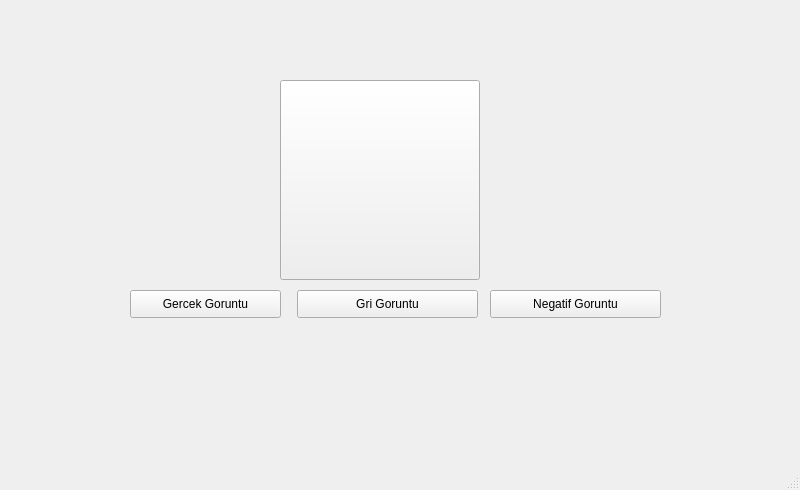
<?xml version="1.0" encoding="UTF-8"?>
<ui version="4.0">
 <class>MainWindow</class>
 <widget class="QMainWindow" name="MainWindow">
  <property name="geometry">
   <rect>
    <x>0</x>
    <y>0</y>
    <width>800</width>
    <height>490</height>
   </rect>
  </property>
  <property name="windowTitle">
   <string>MainWindow</string>
  </property>
  <widget class="QWidget" name="centralwidget">
   <widget class="QPushButton" name="btn_gercek">
    <property name="geometry">
     <rect>
      <x>130</x>
      <y>290</y>
      <width>151</width>
      <height>28</height>
     </rect>
    </property>
    <property name="text">
     <string>Gercek Goruntu</string>
    </property>
   </widget>
   <widget class="QPushButton" name="btn_gray">
    <property name="geometry">
     <rect>
      <x>297</x>
      <y>290</y>
      <width>181</width>
      <height>28</height>
     </rect>
    </property>
    <property name="text">
     <string>Gri Goruntu</string>
    </property>
   </widget>
   <widget class="QPushButton" name="btn_negatif">
    <property name="geometry">
     <rect>
      <x>490</x>
      <y>290</y>
      <width>171</width>
      <height>28</height>
     </rect>
    </property>
    <property name="text">
     <string>Negatif Goruntu</string>
    </property>
   </widget>
   <widget class="QPushButton" name="gorsel_buton">
    <property name="geometry">
     <rect>
      <x>280</x>
      <y>80</y>
      <width>200</width>
      <height>200</height>
     </rect>
    </property>
    <property name="text">
     <string/>
    </property>
   </widget>
  </widget>
  <widget class="QMenuBar" name="menubar">
   <property name="geometry">
    <rect>
     <x>0</x>
     <y>0</y>
     <width>800</width>
     <height>26</height>
    </rect>
   </property>
  </widget>
  <widget class="QStatusBar" name="statusbar"/>
 </widget>
 <resources/>
 <connections/>
</ui>
